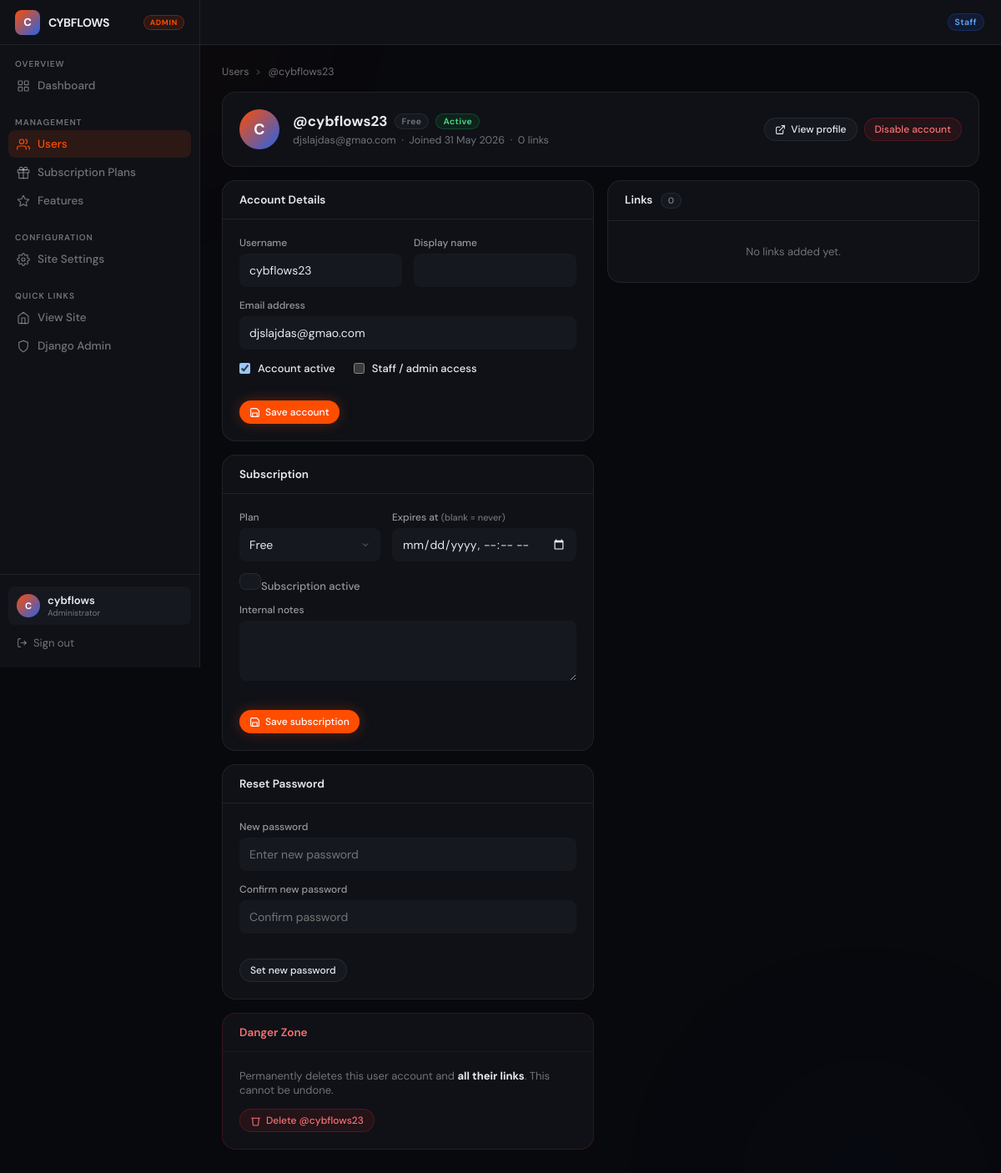
The page /siteadmin/users/3/ (signed in) on the database its author committed.
### siteadmin/models.py (models this page shows, shortened)
class SiteSettings(models.Model):
    site_name       = models.CharField(max_length=80, default='CybFlows')
    tagline         = models.CharField(max_length=160, blank=True,
                                       default='Your link, your identity.')
    site_theme      = models.CharField(max_length=20, choices=SITE_THEME_CHOICES, default='dark')
    accent_color    = models.CharField(max_length=7, default='#ff4d00')
    allow_signup    = models.BooleanField(default=True)
    maintenance     = models.BooleanField(default=False)
    maintenance_msg = models.TextField(blank=True,
                                       default='We are performing scheduled maintenance. Back soon.')
    footer_text     = models.CharField(max_length=200, blank=True,
                                       default='Free & open-source link-in-bio for creators.')
    updated_at      = models.DateTimeField(auto_now=True)
    class Meta:
        verbose_name = 'Site Settings'
    @classmethod
    def load(cls):
        obj, _ = cls.objects.get_or_create(pk=1)
        return obj

class Subscription(models.Model):
    user      = models.OneToOneField(settings.AUTH_USER_MODEL,
                                     on_delete=models.CASCADE, related_name='subscription')
    plan_slug = models.CharField(max_length=30, default='free')
    plan      = models.ForeignKey(SubscriptionPlan, on_delete=models.SET_NULL,
                                  null=True, blank=True, related_name='subscriptions')
    is_active = models.BooleanField(default=True)
    started_at = models.DateTimeField(auto_now_add=True)
    expires_at = models.DateTimeField(null=True, blank=True)
    notes     = models.TextField(blank=True)
    class Meta:
        ordering = ['user__username']
    def get_plan_display(self):
        return self.plan.name if self.plan else self.plan_slug.capitalize()

class SubscriptionPlan(models.Model):
    slug         = models.SlugField(max_length=30, unique=True)
    name         = models.CharField(max_length=80)
    price        = models.DecimalField(max_digits=8, decimal_places=2, default=0)
    price_label  = models.CharField(max_length=40, blank=True, default='/month')
    description  = models.CharField(max_length=160, blank=True)
    features     = models.TextField(blank=True,
                                    help_text='Marketing bullet points (one per line)')
    is_featured  = models.BooleanField(default=False)
    show_on_home = models.BooleanField(default=True)
    order        = models.PositiveSmallIntegerField(default=0)
    cta_label    = models.CharField(max_length=60, blank=True, default='Get started')
    created_at   = models.DateTimeField(auto_now_add=True)
    updated_at   = models.DateTimeField(auto_now=True)
    class Meta:
        ordering = ['order', 'id']
    def __str__(self):
        return f'{self.name}'

### accounts/models.py (models this page shows, shortened)
class User(AbstractUser):
    name    = models.CharField(max_length=120, blank=True)
    bio     = models.TextField(blank=True)
    avatar  = models.ImageField(upload_to='avatars/', blank=True)
    github  = models.URLField(blank=True)
    website = models.URLField(blank=True)
    twitter = models.URLField(blank=True)
    theme         = models.CharField(max_length=20, choices=THEME_CHOICES, default='default')
    color_primary = models.CharField(max_length=7, default='#ff4d00')
    color_bg      = models.CharField(max_length=7, default='#050505')
    color_text    = models.CharField(max_length=7, default='#f0f0f0')
    bg_image      = models.ImageField(upload_to='bg_images/', blank=True)
    profile_font   = models.CharField(max_length=30, choices=FONT_CHOICES, default='dm_sans')
    profile_layout = models.CharField(max_length=30, choices=LAYOUT_CHOICES, default='centered')
    username_changed_at    = models.DateTimeField(null=True, blank=True)
    username_changes_month = models.PositiveSmallIntegerField(default=0)
    username_change_month  = models.PositiveSmallIntegerField(default=0)  # stores month number
    username_change_year   = models.PositiveSmallIntegerField(default=0)  # stores year number

### siteadmin/views.py (the view, shortened to what this page needs)
# urls.py: path('users/<int:user_id>/',          views.user_edit,         name='admin_user_edit'),
@login_required
@staff_required
def user_edit(request, user_id):
    target    = get_object_or_404(User, pk=user_id)
    sub       = _ensure_subscription(target)
    links     = target.links.all().order_by('order')
    user_form = AdminUserForm(instance=target)
    sub_form  = SubscriptionForm(instance=sub)
    pw_form   = AdminSetPasswordForm(user=target)
    return render(request, 'siteadmin/user_edit.html', {
        'target': target, 'sub': sub, 'links': links,
        'user_form': user_form, 'sub_form': sub_form, 'pw_form': pw_form,
    })

### templates/siteadmin/user_edit.html (shortened to what this page needs)
{% extends "siteadmin/base.html" %}
{% block nav_users %}active{% endblock %}
{% block content %}
<div class="breadcrumb">
  <a href="{% url 'admin_user_list' %}">Users</a>
  <svg viewBox="0 0 24 24"><polyline points="9 18 15 12 9 6"/></svg>
  <span>@{{ target.username }}</span>
</div>
<div class="panel" style="margin-bottom:16px;">
  <div class="panel-body" style="display:flex;align-items:center;gap:16px;flex-wrap:wrap;">
    <div class="u-avatar" style="width:48px;height:48px;font-size:18px;flex-shrink:0;">
      {{ target.username|first|upper }}
    </div>
    <div style="flex:1;min-width:180px;">
      <div style="display:flex;align-items:center;gap:8px;flex-wrap:wrap;margin-bottom:4px;">
        <h2 style="font-size:17px;font-weight:700;">@{{ target.username }}</h2>
        {% if sub %}<span class="badge b-{{ sub.plan_slug|default:'free' }}">{{ sub.get_plan_display }}</span>{% endif %}
        {% if target.is_active %}<span class="badge b-active">Active</span>{% else %}<span class="badge b-inactive">Disabled</span>{% endif %}
      </div>
      <p style="font-size:12.5px;color:var(--muted);">
        {{ target.email|default:"No email" }} &nbsp;·&nbsp;
        Joined {{ target.date_joined|date:"d M Y" }} &nbsp;·&nbsp;
        {{ links|length }} link{{ links|length|pluralize }}
      </p>
    </div>
    <div style="display:flex;gap:8px;flex-wrap:wrap;">
      <a href="/@{{ target.username }}" target="_blank" class="btn btn-ghost btn-sm">
        <svg viewBox="0 0 24 24"><path d="M18 13v6a2 2 0 0 1-2 2H5a2 2 0 0 1-2-2V8a2 2 0 0 1 2-2h6"/><polyline points="15 3 21 3 21 9"/><line x1="10" y1="14" x2="21" y2="3"/></svg>
        View profile
      </a>
      <form method="post" style="display:inline;">{% csrf_token %}
        <button type="submit" class="btn btn-sm {% if target.is_active %}btn-danger{% else %}btn-success{% endif %}">
          {% if target.is_active %}Disable{% else %}Enable{% endif %} account
        </button>
      </form>
    </div>
  </div>
</div>
<div style="display:grid;grid-template-columns:1fr 1fr;gap:16px;align-items:start;">
<div>
  <div class="panel">
    <div class="panel-header"><span class="panel-title">Account Details</span></div>
    <div class="panel-body">
      <form method="post">{% csrf_token %}<input type="hidden" name="action" value="save_user">
        <div class="form-grid">
          <div class="field"><label class="field-label">Username</label>{{ user_form.username }}
          </div>
          <div class="field"><label class="field-label">Display name</label>{{ user_form.name }}</div>
        </div>
        <div class="field"><label class="field-label">Email address</label>{{ user_form.email }}</div>
        <div style="display:flex;gap:22px;margin:4px 0 14px;">
          <label class="field-check">{{ user_form.is_active }}<span>Account active</span></label>
          <label class="field-check">{{ user_form.is_staff }}<span>Staff / admin access</span></label>
        </div>
        <div class="save-btn">
          <button type="submit" class="btn btn-primary btn-sm">
            <svg viewBox="0 0 24 24"><path d="M19 21H5a2 2 0 0 1-2-2V5a2 2 0 0 1 2-2h11l5 5v11a2 2 0 0 1-2 2z"/><polyline points="17 21 17 13 7 13 7 21"/></svg>
            Save account
          </button>
        </div>
      </form>
    </div>
  </div>
  <div class="panel">
    <div class="panel-header"><span class="panel-title">Subscription</span></div>
    <div class="panel-body">
      <form method="post">{% csrf_token %}<input type="hidden" name="action" value="save_subscription">
        <div class="form-grid">
          <div class="field"><label class="field-label">Plan</label>{{ sub_form.plan }}
          </div>
          <div class="field"><label class="field-label">Expires at <span style="font-size:11px;color:var(--muted);">(blank = never)</span></label>{{ sub_form.expires_at }}</div>
        </div>
        <div class="field" style="margin-bottom:12px;"><label class="field-check">{{ sub_form.is_active }}<span>Subscription active</span></label></div>
        <div class="field"><label class="field-label">Internal notes</label>{{ sub_form.notes }}</div>
        <div class="save-btn">
          <button type="submit" class="btn btn-primary btn-sm">
            <svg viewBox="0 0 24 24"><path d="M19 21H5a2 2 0 0 1-2-2V5a2 2 0 0 1 2-2h11l5 5v11a2 2 0 0 1-2 2z"/><polyline points="17 21 17 13 7 13 7 21"/></svg>
            Save subscription
          </button>
        </div>
      </form>
    </div>
  </div>
  <div class="panel">
    <div class="panel-header"><span class="panel-title">Reset Password</span></div>
    <div class="panel-body">
      <form method="post">{% csrf_token %}<input type="hidden" name="action" value="set_password">
        <div class="field"><label class="field-label">New password</label>
          <input type="password" name="new_password1" class="admin-input" autocomplete="new-password" placeholder="Enter new password">
        </div>
        <div class="field"><label class="field-label">Confirm new password</label>
          <input type="password" name="new_password2" class="admin-input" autocomplete="new-password" placeholder="Confirm password">
        </div>
        <div class="save-btn">
          <button type="submit" class="btn btn-ghost btn-sm">Set new password</button>
        </div>
      </form>
    </div>
  </div>
  <div class="panel" style="border-color:rgba(220,38,38,.2);">
    <div class="panel-header" style="border-bottom-color:rgba(220,38,38,.15);">
      <span class="panel-title" style="color:#f87171;">Danger Zone</span>
    </div>
    <div class="panel-body">
      <p style="font-size:13px;color:var(--muted);margin-bottom:14px;">
        Permanently deletes this user account and <strong style="color:var(--text);">all their links</strong>. This cannot be undone.
      </p>
      <form method="post" onsubmit="return confirm('Permanently delete @{{ target.username }}?\n\nThis removes the account and all their links and cannot be undone.');">
        <button type="submit" class="btn btn-danger btn-sm">
          <svg viewBox="0 0 24 24"><polyline points="3 6 5 6 21 6"/><path d="M19 6l-1 14a2 2 0 0 1-2 2H8a2 2 0 0 1-2-2L5 6"/></svg>
          Delete @{{ target.username }}
        </button>
      </form>
    </div>
  </div>
</div>
<div>
  <div class="panel">
    <div class="panel-header">
      <span class="panel-title">Links <span class="badge b-free" style="margin-left:6px;">{{ links|length }}</span></span>
    </div>
    {% if links %}
    <table class="data-table">
      <thead><tr><th>#</th><th>Title</th><th>URL</th><th>Active</th><th></th></tr></thead>
      <tbody>
        {% for link in links %}
        <tr>
          <td style="font-size:11px;color:var(--muted);width:28px;">{{ link.order }}</td>
          <td style="font-size:13px;font-weight:600;max-width:120px;white-space:nowrap;overflow:hidden;text-overflow:ellipsis;">{{ link.title }}</td>
          <td class="mono" style="max-width:140px;white-space:nowrap;overflow:hidden;text-overflow:ellipsis;">
            <a href="{{ link.url }}" target="_blank" rel="noopener" style="color:var(--muted);transition:color .15s;" onmouseover="this.style.color='var(--text)'" onmouseout="this.style.color='var(--muted)'">{{ link.url }}</a>
          </td>
          <td>{% if link.is_active %}<span class="badge b-active">On</span>{% else %}<span class="badge b-inactive">Off</span>{% endif %}</td>
          <td><a href="{% url 'admin_link_edit' link.pk %}" class="btn btn-ghost btn-sm">Edit</a></td>
        </tr>
        {% endfor %}
      </tbody>
    </table>
    {% else %}
    <div style="padding:28px;text-align:center;color:var(--muted);font-size:13px;">No links added yet.</div>
    {% endif %}
  </div>
</div>
</div>
{% endblock %}

### templates/siteadmin/base.html (shortened to what this page needs)
<!DOCTYPE html>
<html lang="en">
<head>
</head>
<body>
<aside class="admin-sidebar" id="admin-sidebar">
  <div class="sb-brand">
    <div class="sb-logo">{{ site_settings.site_name|default:"A"|first|upper }}</div>
    <span class="sb-name">{{ site_settings.site_name|default:"CybFlows" }}</span>
    <span class="sb-badge">Admin</span>
  </div>
  <div class="sb-sec">
    <p class="sb-label">Overview</p>
    <a href="{% url 'admin_dashboard' %}" class="sb-link {% block nav_dash %}{% endblock %}" onclick="closeSidebar()">
      <svg viewBox="0 0 24 24"><rect x="3" y="3" width="7" height="7" rx="1"/><rect x="14" y="3" width="7" height="7" rx="1"/><rect x="14" y="14" width="7" height="7" rx="1"/><rect x="3" y="14" width="7" height="7" rx="1"/></svg>
      Dashboard
    </a>
  </div>
  <div class="sb-sec">
    <p class="sb-label">Management</p>
    <a href="{% url 'admin_user_list' %}" class="sb-link {% block nav_users %}{% endblock %}" onclick="closeSidebar()">
      <svg viewBox="0 0 24 24"><path d="M17 21v-2a4 4 0 0 0-4-4H5a4 4 0 0 0-4 4v2"/><circle cx="9" cy="7" r="4"/><path d="M23 21v-2a4 4 0 0 0-3-3.87"/><path d="M16 3.13a4 4 0 0 1 0 7.75"/></svg>
      Users
    </a>
    <a href="{% url 'admin_plan_list' %}" class="sb-link {% block nav_plans %}{% endblock %}" onclick="closeSidebar()">
      <svg viewBox="0 0 24 24"><polyline points="20 12 20 22 4 22 4 12"/><rect x="2" y="7" width="20" height="5"/><path d="M12 22V7"/><path d="M12 7H7.5a2.5 2.5 0 0 1 0-5C11 2 12 7 12 7z"/><path d="M12 7h4.5a2.5 2.5 0 0 0 0-5C13 2 12 7 12 7z"/></svg>
      Subscription Plans
    </a>
    <a href="{% url 'admin_feature_list' %}" class="sb-link {% block nav_features %}{% endblock %}" onclick="closeSidebar()">
      <svg viewBox="0 0 24 24"><polygon points="12 2 15.09 8.26 22 9.27 17 14.14 18.18 21.02 12 17.77 5.82 21.02 7 14.14 2 9.27 8.91 8.26 12 2"/></svg>
      Features
    </a>
  </div>
  <div class="sb-sec">
    <p class="sb-label">Configuration</p>
    <a href="{% url 'admin_site_settings' %}" class="sb-link {% block nav_settings %}{% endblock %}" onclick="closeSidebar()">
      Site Settings
    </a>
  </div>
  <div class="sb-sec">
    <p class="sb-label">Quick Links</p>
    <a href="/" class="sb-link" target="_blank" rel="noopener">
      <svg viewBox="0 0 24 24"><path d="M3 9l9-7 9 7v11a2 2 0 0 1-2 2H5a2 2 0 0 1-2-2z"/><polyline points="9 22 9 12 15 12 15 22"/></svg>
      View Site
    </a>
    <a href="/admin/" class="sb-link">
      <svg viewBox="0 0 24 24"><path d="M12 22s8-4 8-10V5l-8-3-8 3v7c0 6 8 10 8 10z"/></svg>
      Django Admin
    </a>
  </div>
  <div class="sb-footer">
    <div class="sb-user">
      <div class="sb-avatar">{{ request.user.username|first|upper }}</div>
      <div style="min-width:0;">
        <p class="sb-uname">{{ request.user.username }}</p>
        <p class="sb-urole">Administrator</p>
      </div>
    </div>
    <a href="/logout/" class="sb-logout">
      <svg viewBox="0 0 24 24"><path d="M9 21H5a2 2 0 0 1-2-2V5a2 2 0 0 1 2-2h4"/><polyline points="16 17 21 12 16 7"/><line x1="21" y1="12" x2="9" y2="12"/></svg>
      Sign out
    </a>
  </div>
</aside>
<header class="admin-topbar">
  <div class="topbar-left">
    <h1 style="font-size:15px;font-weight:600;letter-spacing:-.2px;">{% block page_title %}Admin{% endblock %}</h1>
  </div>
  <div class="topbar-right">
    <span class="badge b-staff" style="font-size:10.5px;padding:3px 8px;">Staff</span>
  </div>
</header>
<div class="admin-main">
  <div class="admin-content">
    {% block content %}{% endblock %}
  </div>
</div>
</body>
</html>

### rows shown on the page
SiteSettings: site_name|first "C", site_name "CYBFLOWS"
User: user.username|first "C", user.username "cybflows"
User: username "cybflows23", username|first "C", email "djslajdas@gmao.com", date_joined "31 May 2026", is_active "☑"
Subscription: plan "Free", is_active "☑"

### other values the page prints
{{ links|length }} "0"
